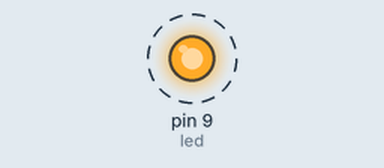
Bench run of a sketch on a simulated Arduino Uno, built with avr-gcc and run on an emulated ATmega328P. On the bench: output pins drawn as LEDs (lit = HIGH). Dashed ring = blinking.

Above: at 0.2 s.
Timing chart, 0 to 3.0 s (numbered marks = the images above):
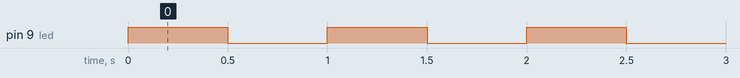

The sketch:

sketch_feb14c.ino
```cpp
int led = 9; // the pin the LED is connected to
void setup() {
  pinMode(led, OUTPUT); // Declare the LED as an output
}

void loop() {
  digitalWrite(led, HIGH); // Turn the LED on
  delay(500);
  digitalWrite(led, LOW);
  delay(500);
}
```

Measured:
- by itself, pin 9 (led): alternates HIGH for 0.50 s and LOW for 0.50 s
